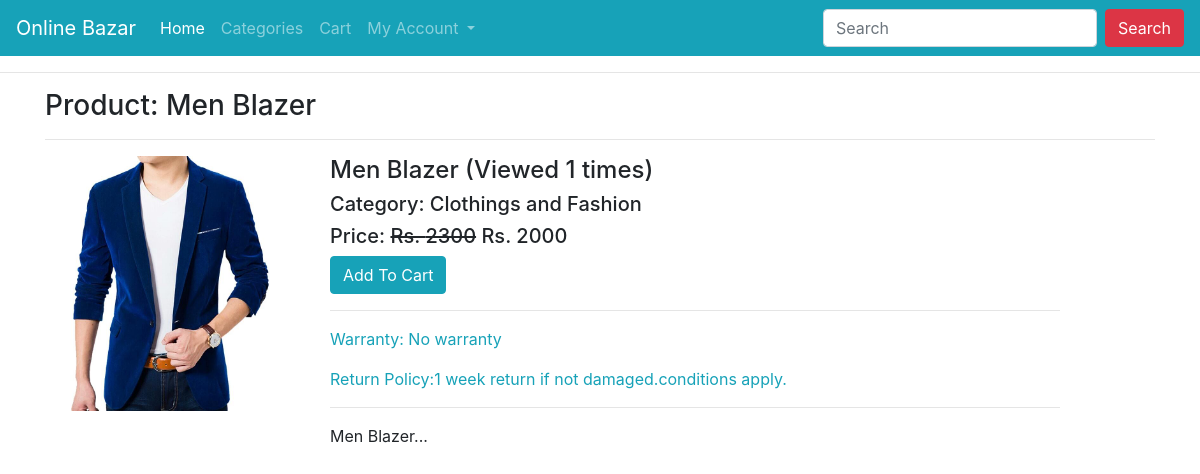
The page /product/men-blazer/ on the database its author committed.
### ecomapp/models.py (models this page shows, shortened)
class Product(models.Model):
    title = models.CharField(max_length=200)
    slug = models.SlugField(unique=True)
    category = models.ForeignKey(Category, on_delete=models.CASCADE)
    image = models.ImageField(upload_to="products")
    marked_price = models.PositiveIntegerField()
    selling_price = models.PositiveIntegerField()
    description = models.TextField()
    warranty = models.CharField(max_length=300, null=True, blank=True)
    return_policy = models.CharField(max_length=300, null=True, blank=True)
    view_count = models.PositiveIntegerField(default=0)

class Category(models.Model):
    title = models.CharField(max_length=200)
    slug = models.SlugField(unique=True)
    def __str__(self):
        return self.title

### ecomapp/views.py (the view)
# urls.py: path("product/<slug:slug>/", ProductDetailView.as_view(), name="productdetail"),
class ProductDetailView(EcomMixin,TemplateView):
    template_name = "productdetail.html"
    def get_context_data(self, **kwargs):
        context = super().get_context_data(**kwargs)
        url_slug = self.kwargs['slug']
        product = Product.objects.get(slug=url_slug)
        product.view_count += 1
        product.save()
        context['product'] = product
        return context

### ecomapp/views.py (called while the page is built)
    def dispatch(self, request, *args, **kwargs):
        cart_id = request.session.get("cart_id")
        if cart_id:
            cart_obj = Cart.objects.get(id=cart_id)
            if request.user.is_authenticated and request.user.customer:
                cart_obj.customer = request.user.customer
                cart_obj.save()
        return super().dispatch(request, *args, **kwargs)

### templates/productdetail.html (shortened to what this page needs)
{% extends 'base.html' %}
{% block content %}
<div class="container">
    <h3>Product: {{product.title}}</h3><hr>
    <div class="row">
        <div class="col-md-3">
            <img src="{{product.image.url}}" alt="" class="img-fluid">
        </div>
        <div class="col-md-8">
            <h4>{{product.title}} (Viewed {{product.view_count}} times)</h4>
            <h5>Category: {{product.category}}</h5>
            <h5>Price: <strike>Rs. {{product.marked_price}}</strike> Rs. {{product.selling_price}}</h5>
            <a href="{% url 'ecomapp:addtocart' product.id %}" class="btn btn-info">Add To Cart</a>
            <hr>
            <p class="text-info">Warranty: {{product.warranty}}</p>
            <p class="text-info">Return Policy:{{product.return_policy}}</p>
            <hr>
            <p>{{product.description}}</p>
        </div>
    </div>
</div>
{% endblock %}

### rows shown on the page
Product: title "Men Blazer", image (picture), view_count "1", category "Clothings and Fashion", marked_price "2300", selling_price "2000", warranty "No warranty", return_policy "1 week return if not damaged.conditions apply.", description "Men Blazer..."
